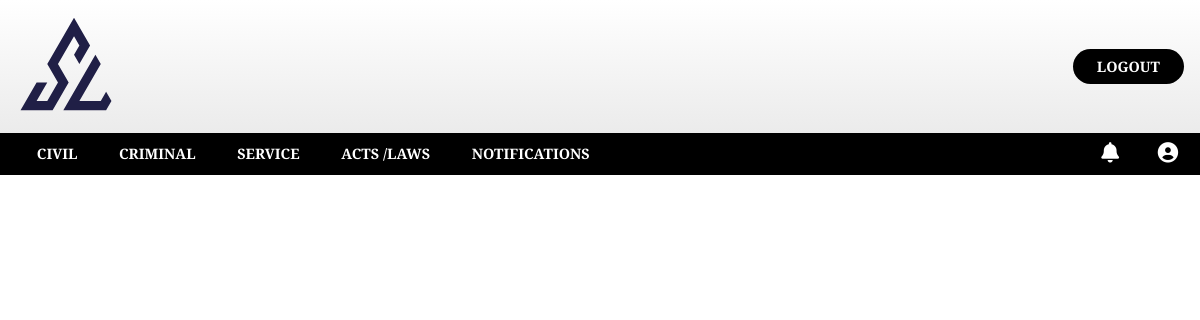
Page /professional/professional-home (signed in) on the committed database.
### payment/models.py (models this page shows, shortened)
class UserSubscription(models.Model):
    user = models.ForeignKey(CustomUser, on_delete=models.CASCADE)
    service_choosen = models.ForeignKey(ServiceProduct, on_delete=models.CASCADE, null=True)
    amount = models.IntegerField(null=True)
    subscription_duration = models.CharField(max_length=10, choices=SUB_CHOICES, null=True)
    subscribed_on = models.DateTimeField(null=True)
    expiring_on = models.DateTimeField(null=True)
    payment_id = models.CharField(max_length=100, null=True)
    razorpay_order_id = models.CharField(max_length=100, null = True)
    razorpay_payment_id = models.CharField(max_length=100, null = True)
    razorpay_signature = models.CharField(max_length=100, null = True)
    payment_status = models.CharField(max_length=10, choices=PAYMENT_STATUS, null=True)
    is_active = models.BooleanField(default= False)
    paid = models.BooleanField(default=False)

### professional/views.py (the view)
# urls.py: path('professional-home', views.professional_home, name= 'professional-home'),
@cache_control(no_cache=True, must_revalidate=True, no_store=True)
@login_required(login_url='login')
def professional_home(request):
   subuser = request.user
   subscription = UserSubscription.objects.filter(user = subuser, is_active = True)
   context = {
      'usersub': subscription,
   }
   return render(request, 'professional/professional_home.html', context)

### template/professional/professional_home.html (shortened to what this page needs)
{% load static %}
<!DOCTYPE html>
<html lang="en">
  <head>
    <link rel="stylesheet" href="{% static 'css/detaildoc.css' %}" />
    <link rel="stylesheet" href="{% static 'css/civil.css' %}" />
    <link rel="stylesheet" href="{% static 'css/professional.css' %}" />
  </head>
  <body>
    <div class="professional-wrapper">
      <header class="prof-header">
        <a href="{% url 'home' %}" class="logo-link"
          ><img
            class="logo"
            src="{% static 'images/slvemongramdarkblue.svg' %}"
            alt="solvelitigation"
          />
        </a>
        <a href="{% url 'logout' %}" class="logout-btn">LOGOUT</a>
      </header>
      <main class="professional-main-wrapper">
        <section class="nav-and-other">
          {% include 'professional/nav_professional.html' %}
          <div class="profile-and-notification">
            <ul class="pro-and-noti-ul">
              <li class="pro-and-noti-list">
                <button class="pro-and-noti-btn">
                  <i class="fas fa-bell"></i>
                </button>
              </li>
              <li class="pro-and-not-list">
                <button class="pro-and-noti-btn">
                  <i class="fas fa-user-circle"></i>
                </button>
              </li>
            </ul>
          </div>
        </section>
      </main>
    </div>
  </body>
</html>

### template/professional/nav_professional.html (shortened to what this page needs)
{% load static %}
<head> <link rel="stylesheet" href="{% static 'css/prof_nav.css' %}"> </head>
{% if request.user.date_joined|date == request.user.last_login|date %}
  <nav class="professional-nav">
    <ul class="prof-nav-ul">
      <li class="prof-nav-list"><a href="{% url 'civil' %}" class="prof-nav-link">CIVIL</a></li>
      <li class="prof-nav-list"><a href="" class="prof-nav-link">CRIMINAL</a></li>
      <li class="prof-nav-list"><a href="" class="prof-nav-link">SERVICE</a></li>
      <li class="prof-nav-list"><a href="" class="prof-nav-link">TAXATION</a></li>
      <li class="prof-nav-list"><a href="" class="prof-nav-link">CORPORATE</a></li>
      <li class="prof-nav-list"><a href="" class="prof-nav-link">ACTS/ LAWS</a></li>
      <li class="prof-nav-list"><a href="" class="prof-nav-link">NOTIFICATIONS</a></li>
    </ul>
</nav>
{% else %}
  <nav class="professional-nav">
    <ul class="prof-nav-ul">
      {% for sub in usersub %}
        {% if sub.service_choosen.code == 11 %}
              <li class="prof-nav-list"><a href="{% url 'civil' %}" class="prof-nav-link">CIVIL</a></li>
        {% endif %}
      {% endfor %}
      {% for sub in usersub %}
        {% if sub.service_choosen.code == 21 %}
              <li class="prof-nav-list"><a href="" class="prof-nav-link">CRIMINAL</a></li>
        {% endif %}
      {% endfor %}
      {% for sub in usersub %}
        {% if sub.service_choosen.code == 31 %}
              <li class="prof-nav-list"><a href="" class="prof-nav-link">SERVICE</a></li>
        {% endif %}
      {% endfor %}
      <li class="prof-nav-list"><a href="" class="prof-nav-link">ACTS /LAWS</a></li>
      <li class="prof-nav-list"><a href="" class="prof-nav-link">NOTIFICATIONS</a></li>
    </ul>
  </nav>
{% endif %}

### static/css/detaildoc.css (style rules this page uses)
* { margin: 0; padding: 0; user-select: none; }
*, *::before, *::after { box-sizing: border-box; }
body, h1, h2, h3, h4, p, pre, figure, blockquote, dl, dd { margin: 0; }

### static/css/civil.css (style rules this page uses)
* { margin: 0; padding: 0; user-select: none; }
*, *::before, *::after { box-sizing: border-box; }
body, h1, h2, h3, h4, p, figure, blockquote, dl, dd { margin: 0; }

### static/css/professional.css (style rules this page uses)
* { margin: 0; padding: 0; user-select: none; }
*, *::before, *::after { box-sizing: border-box; }
body, h1, h2, h3, h4, p, figure, blockquote, dl, dd { margin: 0; }
.prof-header { min-height: 60px; display: flex; justify-content: space-between; align-items: center; padding-inline: 1rem; padding-block: 0.9rem; background-image: linear-gradient( to top, #ebebeb, #f0f0f0, #f5f5f5, #fafafa, #ffffff ); }
.logo { width: 6.25rem; height: 6.25rem; }
.logo-link { text-decoration: none; }
.logout-btn { text-decoration: none; padding: 0.5rem 1.5rem; color: #fff; background-color: #000; border-radius: 2.1rem; font-family: "Cormorant Garamond", serif; font-weight: bolder; font-size: clamp(0.9rem, 1.179vw, 1.5rem); transition: 300ms; }
.professional-main-wrapper { display: flex; flex-direction: column; row-gap: 1.5rem; }
.nav-and-other { display: flex; justify-content: space-between; align-items: center; background-color: #000; padding-block: 0.5rem; padding-inline: 1.2rem; }
.profile-and-notification { display: flex; justify-content: center; align-items: center; }
.pro-and-noti-ul { display: flex; justify-content: center; align-items: center; gap: 2rem; }
.pro-and-noti-list { list-style: none; }
.pro-and-noti-btn { width: clamp(0.9rem, 2.15vw, 2.9rem); height: clamp(0.9rem, 2.15vw, 2.9rem); color: #fff; font-size: clamp(0.9rem, 1.7vw, 2.5rem); background-color: transparent; border: none; }

### static/css/prof_nav.css (style rules this page uses)
* { margin: 0; padding: 0; user-select: none; }
*, *::before, *::after { box-sizing: border-box; }
body, h1, h2, h3, h4, p, figure, blockquote, dl, dd { margin: 0; }
.professional-nav { display: flex; justify-content: center; align-items: center; }
.prof-nav-ul { display: flex; justify-content: center; align-items: center; gap: 0.4rem; }
.prof-nav-list { list-style: none; }
.prof-nav-link { text-decoration: none; padding: 0.5rem 1.1rem; color: #fff; font-family: "Cormorant Garamond", serif; font-weight: bolder; font-size: clamp(0.9rem, 1.1vw, 1.5rem); transition: 300ms; }

### rows in the picture
UserSubscription: shows "CIVIL"
UserSubscription: shows "CRIMINAL"
UserSubscription: shows "SERVICE"
